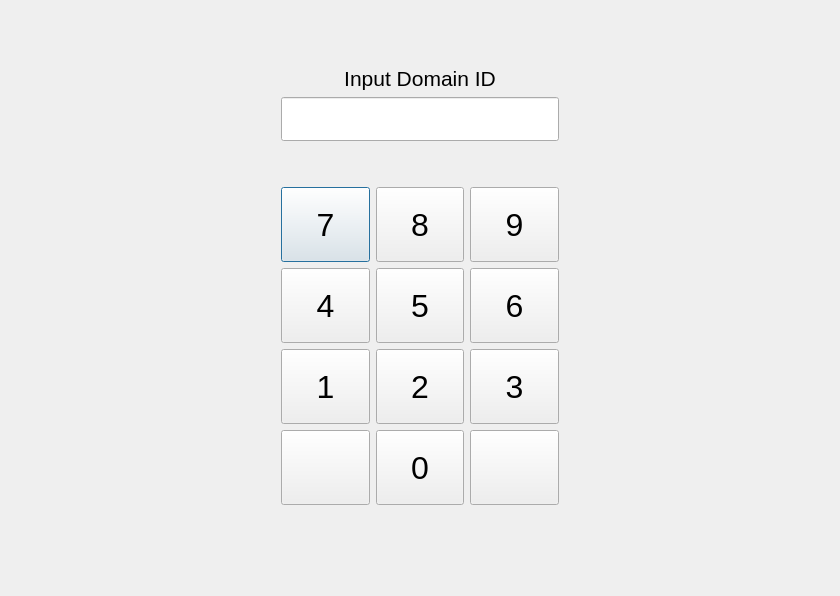
<?xml version="1.0" encoding="UTF-8"?>
<ui version="4.0">
 <class>DomainInput</class>
 <widget class="QDialog" name="DomainInput">
  <property name="geometry">
   <rect>
    <x>0</x>
    <y>0</y>
    <width>840</width>
    <height>596</height>
   </rect>
  </property>
  <property name="palette">
   <palette>
    <active>
     <colorrole role="Button">
      <brush brushstyle="SolidPattern">
       <color alpha="255">
        <red>52</red>
        <green>101</green>
        <blue>164</blue>
       </color>
      </brush>
     </colorrole>
     <colorrole role="Base">
      <brush brushstyle="SolidPattern">
       <color alpha="255">
        <red>52</red>
        <green>101</green>
        <blue>164</blue>
       </color>
      </brush>
     </colorrole>
     <colorrole role="Window">
      <brush brushstyle="SolidPattern">
       <color alpha="255">
        <red>52</red>
        <green>101</green>
        <blue>164</blue>
       </color>
      </brush>
     </colorrole>
    </active>
    <inactive>
     <colorrole role="Button">
      <brush brushstyle="SolidPattern">
       <color alpha="255">
        <red>239</red>
        <green>239</green>
        <blue>239</blue>
       </color>
      </brush>
     </colorrole>
     <colorrole role="Base">
      <brush brushstyle="SolidPattern">
       <color alpha="255">
        <red>255</red>
        <green>255</green>
        <blue>255</blue>
       </color>
      </brush>
     </colorrole>
     <colorrole role="Window">
      <brush brushstyle="SolidPattern">
       <color alpha="255">
        <red>239</red>
        <green>239</green>
        <blue>239</blue>
       </color>
      </brush>
     </colorrole>
    </inactive>
    <disabled>
     <colorrole role="Button">
      <brush brushstyle="SolidPattern">
       <color alpha="255">
        <red>239</red>
        <green>239</green>
        <blue>239</blue>
       </color>
      </brush>
     </colorrole>
     <colorrole role="Base">
      <brush brushstyle="SolidPattern">
       <color alpha="255">
        <red>239</red>
        <green>239</green>
        <blue>239</blue>
       </color>
      </brush>
     </colorrole>
     <colorrole role="Window">
      <brush brushstyle="SolidPattern">
       <color alpha="255">
        <red>239</red>
        <green>239</green>
        <blue>239</blue>
       </color>
      </brush>
     </colorrole>
    </disabled>
   </palette>
  </property>
  <property name="font">
   <font>
    <family>Arial</family>
   </font>
  </property>
  <property name="windowTitle">
   <string>Dialog</string>
  </property>
  <layout class="QGridLayout" name="gridLayout_2" rowstretch="2,3,1,8,2">
   <item row="4" column="2">
    <spacer name="verticalSpacer">
     <property name="orientation">
      <enum>Qt::Vertical</enum>
     </property>
     <property name="sizeHint" stdset="0">
      <size>
       <width>20</width>
       <height>50</height>
      </size>
     </property>
    </spacer>
   </item>
   <item row="0" column="3">
    <spacer name="horizontalSpacer_2">
     <property name="orientation">
      <enum>Qt::Horizontal</enum>
     </property>
     <property name="sizeHint" stdset="0">
      <size>
       <width>30</width>
       <height>20</height>
      </size>
     </property>
    </spacer>
   </item>
   <item row="0" column="2">
    <widget class="QLabel" name="label">
     <property name="font">
      <font>
       <family>Arial</family>
       <pointsize>16</pointsize>
      </font>
     </property>
     <property name="text">
      <string>Input Domain ID</string>
     </property>
     <property name="alignment">
      <set>Qt::AlignBottom|Qt::AlignHCenter</set>
     </property>
    </widget>
   </item>
   <item row="0" column="1">
    <spacer name="horizontalSpacer">
     <property name="orientation">
      <enum>Qt::Horizontal</enum>
     </property>
     <property name="sizeHint" stdset="0">
      <size>
       <width>30</width>
       <height>20</height>
      </size>
     </property>
    </spacer>
   </item>
   <item row="1" column="2">
    <widget class="QLineEdit" name="domainLineEdit">
     <property name="enabled">
      <bool>true</bool>
     </property>
     <property name="font">
      <font>
       <family>Arial</family>
       <pointsize>24</pointsize>
      </font>
     </property>
     <property name="mouseTracking">
      <bool>false</bool>
     </property>
     <property name="focusPolicy">
      <enum>Qt::NoFocus</enum>
     </property>
     <property name="acceptDrops">
      <bool>false</bool>
     </property>
     <property name="maxLength">
      <number>10</number>
     </property>
     <property name="alignment">
      <set>Qt::AlignCenter</set>
     </property>
     <property name="readOnly">
      <bool>true</bool>
     </property>
    </widget>
   </item>
   <item row="3" column="2">
    <layout class="QGridLayout" name="gridLayout">
     <item row="0" column="0">
      <widget class="QPushButton" name="b7">
       <property name="sizePolicy">
        <sizepolicy hsizetype="Minimum" vsizetype="Minimum">
         <horstretch>0</horstretch>
         <verstretch>0</verstretch>
        </sizepolicy>
       </property>
       <property name="minimumSize">
        <size>
         <width>0</width>
         <height>0</height>
        </size>
       </property>
       <property name="font">
        <font>
         <family>Arial</family>
         <pointsize>24</pointsize>
        </font>
       </property>
       <property name="text">
        <string>7</string>
       </property>
      </widget>
     </item>
     <item row="2" column="2">
      <widget class="QPushButton" name="b3">
       <property name="sizePolicy">
        <sizepolicy hsizetype="Minimum" vsizetype="Minimum">
         <horstretch>0</horstretch>
         <verstretch>0</verstretch>
        </sizepolicy>
       </property>
       <property name="font">
        <font>
         <family>Arial</family>
         <pointsize>24</pointsize>
        </font>
       </property>
       <property name="text">
        <string>3</string>
       </property>
      </widget>
     </item>
     <item row="1" column="0">
      <widget class="QPushButton" name="b4">
       <property name="sizePolicy">
        <sizepolicy hsizetype="Minimum" vsizetype="Minimum">
         <horstretch>0</horstretch>
         <verstretch>0</verstretch>
        </sizepolicy>
       </property>
       <property name="minimumSize">
        <size>
         <width>0</width>
         <height>0</height>
        </size>
       </property>
       <property name="font">
        <font>
         <family>Arial</family>
         <pointsize>24</pointsize>
        </font>
       </property>
       <property name="text">
        <string>4</string>
       </property>
      </widget>
     </item>
     <item row="1" column="1">
      <widget class="QPushButton" name="b5">
       <property name="sizePolicy">
        <sizepolicy hsizetype="Minimum" vsizetype="Minimum">
         <horstretch>0</horstretch>
         <verstretch>0</verstretch>
        </sizepolicy>
       </property>
       <property name="minimumSize">
        <size>
         <width>0</width>
         <height>0</height>
        </size>
       </property>
       <property name="font">
        <font>
         <family>Arial</family>
         <pointsize>24</pointsize>
        </font>
       </property>
       <property name="text">
        <string>5</string>
       </property>
      </widget>
     </item>
     <item row="0" column="1">
      <widget class="QPushButton" name="b8">
       <property name="sizePolicy">
        <sizepolicy hsizetype="Minimum" vsizetype="Minimum">
         <horstretch>0</horstretch>
         <verstretch>0</verstretch>
        </sizepolicy>
       </property>
       <property name="minimumSize">
        <size>
         <width>0</width>
         <height>0</height>
        </size>
       </property>
       <property name="font">
        <font>
         <family>Arial</family>
         <pointsize>24</pointsize>
        </font>
       </property>
       <property name="text">
        <string>8</string>
       </property>
      </widget>
     </item>
     <item row="2" column="1">
      <widget class="QPushButton" name="b2">
       <property name="sizePolicy">
        <sizepolicy hsizetype="Minimum" vsizetype="Minimum">
         <horstretch>0</horstretch>
         <verstretch>0</verstretch>
        </sizepolicy>
       </property>
       <property name="font">
        <font>
         <family>Arial</family>
         <pointsize>24</pointsize>
        </font>
       </property>
       <property name="text">
        <string>2</string>
       </property>
      </widget>
     </item>
     <item row="0" column="2">
      <widget class="QPushButton" name="b9">
       <property name="sizePolicy">
        <sizepolicy hsizetype="Minimum" vsizetype="Minimum">
         <horstretch>0</horstretch>
         <verstretch>0</verstretch>
        </sizepolicy>
       </property>
       <property name="minimumSize">
        <size>
         <width>0</width>
         <height>0</height>
        </size>
       </property>
       <property name="font">
        <font>
         <family>Arial</family>
         <pointsize>24</pointsize>
        </font>
       </property>
       <property name="text">
        <string>9</string>
       </property>
      </widget>
     </item>
     <item row="1" column="2">
      <widget class="QPushButton" name="b6">
       <property name="sizePolicy">
        <sizepolicy hsizetype="Minimum" vsizetype="Minimum">
         <horstretch>0</horstretch>
         <verstretch>0</verstretch>
        </sizepolicy>
       </property>
       <property name="font">
        <font>
         <family>Arial</family>
         <pointsize>24</pointsize>
        </font>
       </property>
       <property name="text">
        <string>6</string>
       </property>
      </widget>
     </item>
     <item row="2" column="0">
      <widget class="QPushButton" name="b1">
       <property name="sizePolicy">
        <sizepolicy hsizetype="Minimum" vsizetype="Minimum">
         <horstretch>0</horstretch>
         <verstretch>0</verstretch>
        </sizepolicy>
       </property>
       <property name="font">
        <font>
         <family>Arial</family>
         <pointsize>24</pointsize>
        </font>
       </property>
       <property name="text">
        <string>1</string>
       </property>
      </widget>
     </item>
     <item row="3" column="0">
      <widget class="QPushButton" name="bback">
       <property name="sizePolicy">
        <sizepolicy hsizetype="Minimum" vsizetype="Minimum">
         <horstretch>0</horstretch>
         <verstretch>0</verstretch>
        </sizepolicy>
       </property>
       <property name="text">
        <string/>
       </property>
       <property name="icon">
        <iconset resource="resource.qrc">
         <normaloff>:/icons/backspace.png</normaloff>:/icons/backspace.png</iconset>
       </property>
       <property name="iconSize">
        <size>
         <width>30</width>
         <height>30</height>
        </size>
       </property>
      </widget>
     </item>
     <item row="3" column="1">
      <widget class="QPushButton" name="b0">
       <property name="sizePolicy">
        <sizepolicy hsizetype="Minimum" vsizetype="Minimum">
         <horstretch>0</horstretch>
         <verstretch>0</verstretch>
        </sizepolicy>
       </property>
       <property name="font">
        <font>
         <family>Arial</family>
         <pointsize>24</pointsize>
        </font>
       </property>
       <property name="text">
        <string>0</string>
       </property>
      </widget>
     </item>
     <item row="3" column="2">
      <widget class="QPushButton" name="bok">
       <property name="sizePolicy">
        <sizepolicy hsizetype="Minimum" vsizetype="Minimum">
         <horstretch>0</horstretch>
         <verstretch>0</verstretch>
        </sizepolicy>
       </property>
       <property name="text">
        <string/>
       </property>
       <property name="icon">
        <iconset resource="resource.qrc">
         <normaloff>:/icons/check.png</normaloff>:/icons/check.png</iconset>
       </property>
       <property name="iconSize">
        <size>
         <width>30</width>
         <height>30</height>
        </size>
       </property>
      </widget>
     </item>
    </layout>
   </item>
   <item row="2" column="2">
    <spacer name="verticalSpacer_2">
     <property name="orientation">
      <enum>Qt::Vertical</enum>
     </property>
     <property name="sizeHint" stdset="0">
      <size>
       <width>20</width>
       <height>5</height>
      </size>
     </property>
    </spacer>
   </item>
  </layout>
 </widget>
 <resources>
  <include location="resource.qrc"/>
 </resources>
 <connections/>
</ui>
